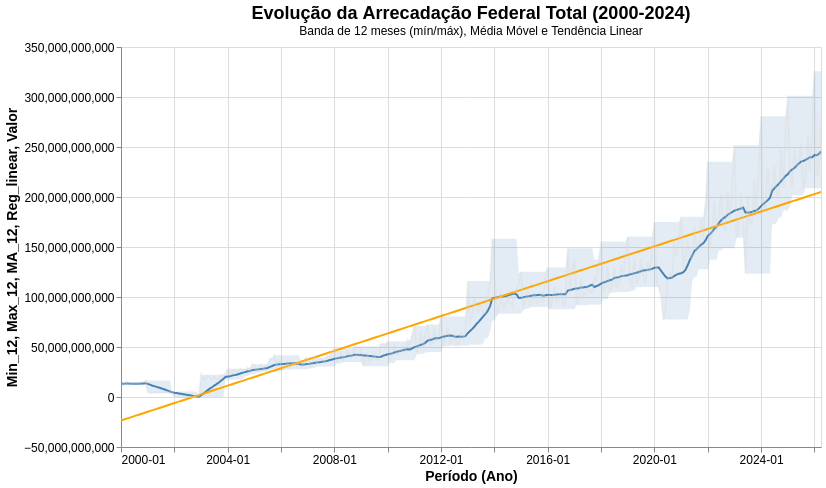

The cell this chart's notebook holds for it:
### Markdown cell above
## $\S 3. \,$ Visualizações
### $\S 3.1. \,$ Série Temporal: Evolução da Arrecação Total

### Code cell
import altair as alt

# 1. Eixo Y
y_axis = alt.Y(
    'Valor:Q',
    title='Arrecadação Federal Total (R$ bilhões)',
    axis=alt.Axis(
        format='.2s',
        titleFontSize=14,
        labelFontSize=12,
        grid=True,
        titlePadding=20
    )
)

# 2. Eixo X
x_axis = alt.X(
    'Data:T',
    title='Período (Ano)',
    axis=alt.Axis(
        titleFontSize=14,
        labelFontSize=12,
        format='%Y-%m'
    )
)

# 3. Aplicar no gráfico
base = alt.Chart(trend).encode(
    x=x_axis,
    y=y_axis
)

# Gráficos individuais
orig = base.mark_line(color='lightgray', opacity=0.3).encode(y='Valor:Q')
band = base.mark_area(opacity=0.15, color='steelblue').encode(
    y='Min_12:Q',
    y2='Max_12:Q'
)

#   médias móveis, regressão linear
ma = base.mark_line(color='steelblue', strokeWidth=2).encode(y='MA_12:Q')
reg = base.mark_line(color='orange', strokeWidth=2).encode(y='Reg_linear:Q')

chart = (band + ma + reg + orig).properties(
    title=alt.TitleParams(
        text='Evolução da Arrecadação Federal Total (2000-2024)',
        fontSize=18,
        subtitle='Banda de 12 meses (mín/máx), Média Móvel e Tendência Linear'
    ),
    width=700,
    height=400
).configure_axis(
    labelFontSize=12,
    titleFontSize=14,
    grid=True
).configure_legend(
    titleFontSize=14,
    labelFontSize=12
).interactive()

chart.show()
chart.save("visualizations/temporal-series--evolucao-arrecadacao-federal.png")

### Figure 1 — Vega-Lite specification as saved in the notebook (floating-point values rounded to 4 significant figures; data arrays with more than 128 entries replaced by an {"elided": "..."} marker saying what was removed)
{"usermeta": {"embedOptions": {"theme": "fivethirtyeight"}}, "config": {"view": {"continuousWidth": 300, "continuousHeight": 300}, "axis": {"grid": true, "labelFontSize": 12, "titleFontSize": 14}, "legend": {"labelFontSize": 12, "titleFontSize": 14}}, "layer": [{"mark": {"type": "area", "color": "steelblue", "opacity": 0.15}, "encoding": {"x": {"axis": {"format": "%Y-%m", "labelFontSize": 12, "titleFontSize": 14}, "field": "Data", "title": "Período (Ano)", "type": "temporal"}, "y": {"field": "Min_12", "type": "quantitative"}, "y2": {"field": "Max_12"}}, "name": "view_3b8bf13abfc9461c_0"}, {"mark": {"type": "line", "color": "steelblue", "strokeWidth": 2}, "encoding": {"x": {"axis": {"format": "%Y-%m", "labelFontSize": 12, "titleFontSize": 14}, "field": "Data", "title": "Período (Ano)", "type": "temporal"}, "y": {"field": "MA_12", "type": "quantitative"}}}, {"mark": {"type": "line", "color": "orange", "strokeWidth": 2}, "encoding": {"x": {"axis": {"format": "%Y-%m", "labelFontSize": 12, "titleFontSize": 14}, "field": "Data", "title": "Período (Ano)", "type": "temporal"}, "y": {"field": "Reg_linear", "type": "quantitative"}}}, {"mark": {"type": "line", "color": "lightgray", "opacity": 0.3}, "encoding": {"x": {"axis": {"format": "%Y-%m", "labelFontSize": 12, "titleFontSize": 14}, "field": "Data", "title": "Período (Ano)", "type": "temporal"}, "y": {"field": "Valor", "type": "quantitative"}}}], "data": {"name": "data-1f3475f82e5af2c64bed32a1412e022a"}, "height": 400, "params": [{"name": "param_1e9efca18e7a2868", "select": {"type": "interval", "encodings": ["x", "y"]}, "bind": "scales", "views": ["view_3b8bf13abfc9461c_0"]}], "title": {"text": "Evolução da Arrecadação Federal Total (2000-2024)", "fontSize": 18, "subtitle": "Banda de 12 meses (mín/máx), Média Móvel e Tendência Linear"}, "width": 700, "$schema": "https://vega.github.io/schema/vega-lite/v6.1.0.json", "datasets": {"data-1f3475f82e5af2c64bed32a1412e022a": {"elided": "316 records"}}}
